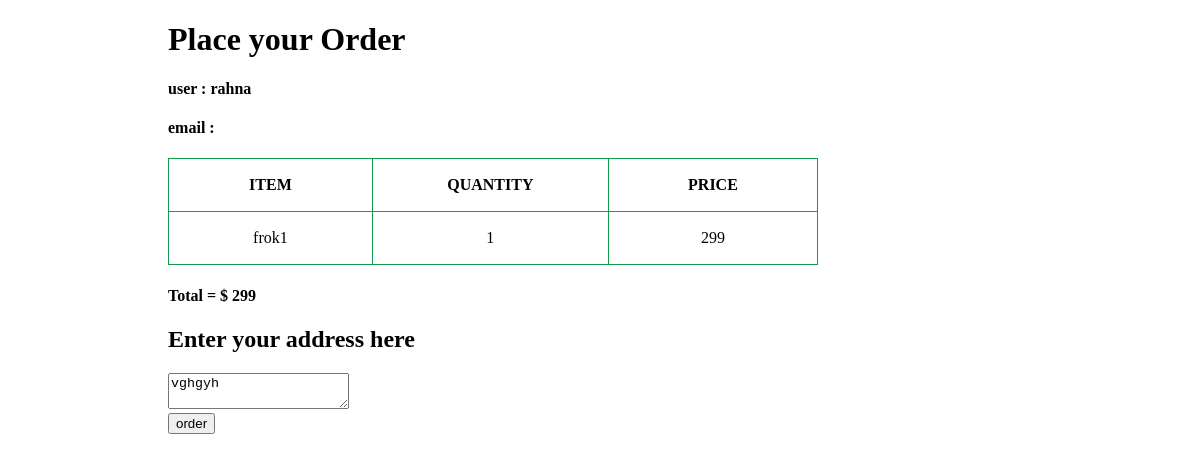
The app's page /placeorder (signed in) with its own data.
### app1/models.py (models this page shows, shortened)
class Cart(models.Model):
    user = models.ForeignKey(User, on_delete=models.CASCADE)
    product=models.ForeignKey(products, on_delete=models.CASCADE)
    quantity=models.PositiveIntegerField(default=1)
    price=models.IntegerField()

class products(models.Model):
    Category=models.ForeignKey(categories,on_delete=models.CASCADE)
    name=models.CharField(max_length=200)
    rate=models.IntegerField()
    image=models.FileField(upload_to='products\images')
    color = models.CharField(max_length=50, default="")
    care_instructions = models.TextField(default="")
    design = models.CharField(max_length=100,null=True)
    fabric = models.CharField(max_length=100,default="")
    pattern = models.CharField(max_length=100,default="")
    country_of_origin = models.CharField(max_length=100,default="")
    description=models.TextField(default="")

class Order(models.Model):
    user=models.ForeignKey(User,on_delete=models.CASCADE)
    address=models.TextField(default="")

### app1/views.py (the view, shortened to what this page needs)
# urls.py: path('placeorder',views.placeorderfunction,name='placeorder'),
def placeorderfunction(request):
    cartitems=Cart.objects.filter(user=request.user)
    if not cartitems.exists():
        return redirect('products')
    exist_order=Order.objects.filter(user=request.user).first()
    total=sum(item.quantity * item.product.rate for item in cartitems)
    return render(request,'place_order.html',{'cartitems':cartitems,'total':total,'user':request.user,'exist_address':exist_order.address if exist_order else ''})

### templates/place_order.html (shortened to what this page needs)
<!DOCTYPE html>
{% load static %}
<html lang="en">
<head>
    <link rel="stylesheet" href="{% static "css/placeorder.css" %}">
</head>
<body style='padding-inline:10em'>
    {% block contents %}
    <h1>Place your Order</h1>
    <h4>user : {{user.username}}</h4>
    <h4>email : {{user.email}}</h4>
    <table>
        <tr>
            <th>ITEM</th>
            <th>QUANTITY</th>
            <th>PRICE</th>
        </tr>
        {% for i in cartitems %}
            <tr>
                <td>{{i.product.name}}</td>
                <td>{{i.quantity}}</td>
                <td>{{i.price}}</td>
            </tr>
        {% endfor %}
    </table>
    <h4>Total = $ {{total}}</h4>
    <h2>Enter your address here</h2>
    <form action="" method="POST">
        <div>
            <textarea name="address">{{exist_address}}</textarea>
        </div>
        <div>
            <a href="{% url "thankyou" %}">
                <button type='submit'>order</button>
            </a>
        </div>
    </form>
    {% endblock contents %}
</body>
</html>

### static/css/placeorder.css (style rules this page uses)
table,th,td { border: 1px solid rgb(18, 155, 75); box-shadow: 1px 1px 1px 1px 1px gray; border-collapse: collapse; width: 650px; height: 50px; text-align: center; }

### records on screen
Cart: product.name "frok1", quantity "1", price "299"
Order: address "vghgyh"

### other values on screen
{{ user.username }} "rahna"
{{ total }} "299"
